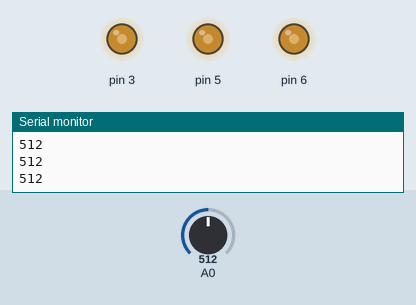
Recording of a sketch running on a simulated Arduino Uno, built with avr-gcc and run on an emulated ATmega328P. Shown: output pins drawn as LEDs (lit = HIGH), the last lines printed to the serial monitor. The inputs (shaded band) are chosen by the test bench; at power-on: A0 = 512.

Above: at 1.2 s.
1.3 s: A0 set to 716
At 2.0 s:
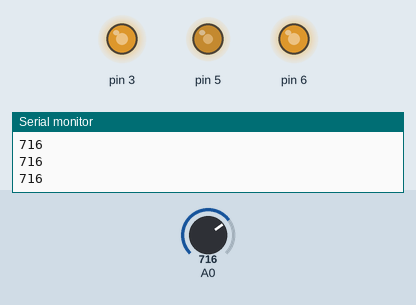
2.8 s: A0 set to 900
At 3.3 s:
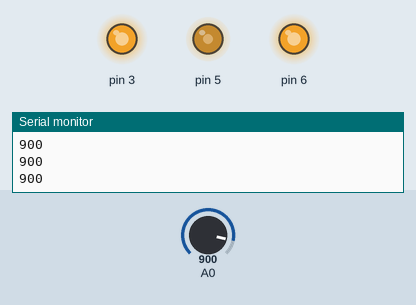
4.3 s: A0 set to 122
At 5.3 s:
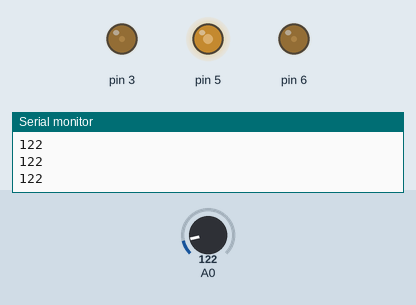
5.8 s: A0 set to 0
At 7.2 s:
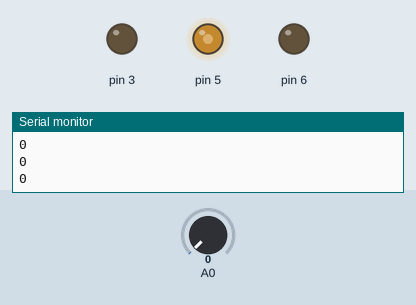
Timing chart, 0 to 8.3 s (numbered marks = the images above; inputs shaded):
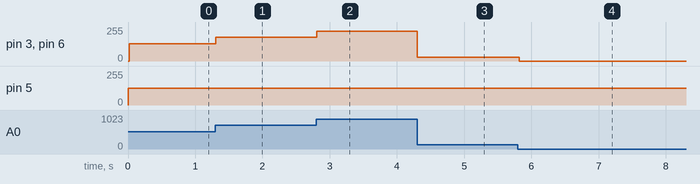

Measured:
- after the input at 1.3 s, pin 3, pin 6: 128/255 → 179/255 at once
- after the input at 2.8 s, pin 3, pin 6: 179/255 → 225/255 at once
- after the input at 4.3 s, pin 3, pin 6: 225/255 → 30/255 at once
- after the input at 5.8 s, pin 3, pin 6: 30/255 → 0/255 at once

The sketch:

RTOSexample.ino
```cpp
#include <Arduino_FreeRTOS.h>

// define two tasks for Blink & AnalogRead
void TaskRGB( void *pvParameters );
void Joystick( void *pvParameters );
//void Photoresistor( void *pvParameters );
int xAxis, yAxis;
// the setup function runs once when you press reset or power the board
void setup() {
  Serial.begin(9600);
  // Now set up two tasks to run independently.
  xTaskCreate(
    TaskRGB
    ,  (const portCHAR *)"Blink"   // A name just for humans
    ,  128  // Stack size
    ,  NULL
    ,  2  // priority
    ,  NULL );

  xTaskCreate(
    Joystick
    ,  (const portCHAR *) "AnalogRead"
    ,  128 // This stack size can be checked & adjusted by reading Highwater
    ,  NULL
    ,  1  // priority
    ,  NULL );

  // Now the task scheduler, which takes over control of scheduling individual tasks, is automatically started.
}

void loop()
{
  // Empty. Things are done in Tasks.
}

/*--------------------------------------------------*/
/*---------------------- Tasks ---------------------*/
/*--------------------------------------------------*/

void TaskRGB(void *pvParameters)  // This is a task.
{
  (void) pvParameters;

  // initialize digital pin 13 as an output.
  pinMode(3, OUTPUT);
  pinMode(5, OUTPUT);
  pinMode(6, OUTPUT);

  for (;;) // A Task shall never return or exit.
  {
        analogWrite(5, 125);
    analogWrite(3,(xAxis/4));
    analogWrite(6, (xAxis/4)/*(Light/512)*(yAxis/4)*/);
    vTaskDelay(1);
//   analogWrite(5, 0);
//    analogWrite(3,0);
//    analogWrite(6, 0);
//        vTaskDelay(200);
//    digitalWrite(13, HIGH);   // turn the LED on (HIGH is the voltage level)
//    vTaskDelay( 1000 / portTICK_PERIOD_MS ); // wait for one second
//    digitalWrite(13, LOW);    // turn the LED off by making the voltage LOW
//    vTaskDelay( 1000 / portTICK_PERIOD_MS ); // wait for one second
  }
}

void Joystick(void *pvParameters)  // This is a task.
{
  (void) pvParameters;

  // initialize serial communication at 9600 bits per second:
//  Serial.begin(9600);

  for (;;)
  {
    // read the input on analog pin 0:
    xAxis = analogRead(A0);
//    yAxis = analogRead(A1);
    // print out the value you read:
    Serial.println(xAxis);
    vTaskDelay(1);  // one tick delay (15ms) in between reads for stability
  }
}
```
